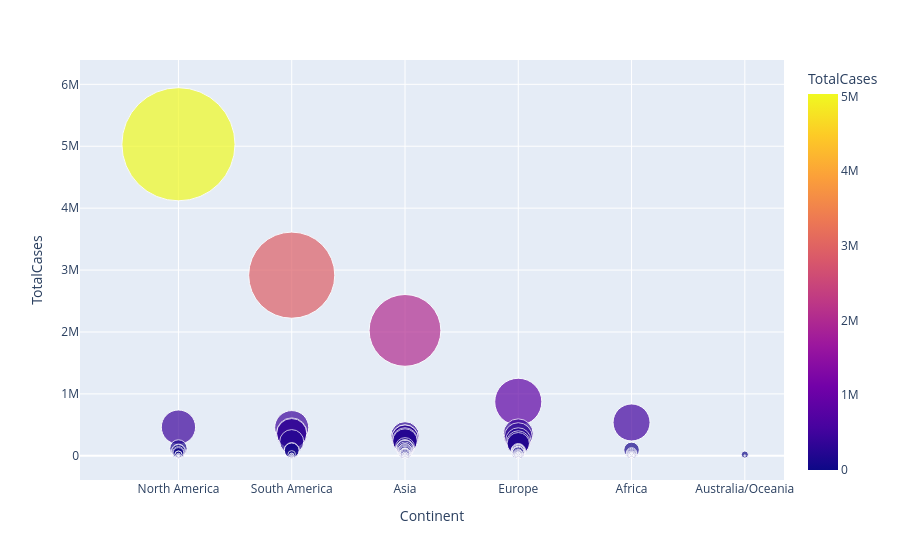

Notebook code cell kept with this figure:
### Markdown cell above
#### Data Visualization through Bubble Charts-Continent Wise

### Code cell
px.scatter(df, x='Continent',y='TotalCases', 
           hover_data=['Country/Region', 'Continent'], 
           color='TotalCases', size='TotalCases', size_max=80)

### Figure 1 — Plotly figure (JSON) as saved in the notebook; plotly's stock layout.template omitted (floating-point values rounded to 4 significant figures; data arrays with more than 128 entries replaced by an {"elided": "..."} marker saying what was removed)
{"data": [{"customdata": {"elided": "209x1 str values"}, "hovertemplate": "Continent=%{x}<br>TotalCases=%{marker.color}<br>Country/Region=%{customdata[0]}<extra></extra>", "legendgroup": "", "marker": {"color": {"elided": "209 int values"}, "coloraxis": "coloraxis", "size": {"elided": "209 int values"}, "sizemode": "area", "sizeref": 786.3, "symbol": "circle"}, "mode": "markers", "name": "", "orientation": "v", "showlegend": false, "type": "scatter", "x": {"elided": "209 str values"}, "xaxis": "x", "y": {"elided": "209 int values"}, "yaxis": "y"}], "layout": {"coloraxis": {"colorbar": {"title": {"text": "TotalCases"}}, "colorscale": [[0, "#0d0887"], [0.1111, "#46039f"], [0.2222, "#7201a8"], [0.3333, "#9c179e"], [0.4444, "#bd3786"], [0.5556, "#d8576b"], [0.6667, "#ed7953"], [0.7778, "#fb9f3a"], [0.8889, "#fdca26"], [1, "#f0f921"]]}, "legend": {"itemsizing": "constant", "tracegroupgap": 0}, "margin": {"t": 60}, "xaxis": {"anchor": "y", "domain": [0, 1], "title": {"text": "Continent"}}, "yaxis": {"anchor": "x", "domain": [0, 1], "title": {"text": "TotalCases"}}}}
